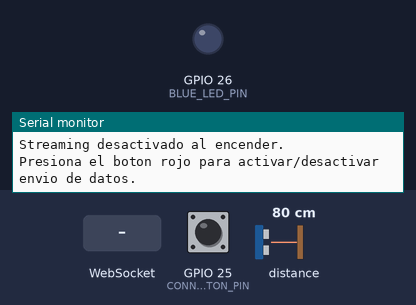
This sketch was run on a simulated ESP32. On the bench: output pins drawn as LEDs (lit = HIGH), the last lines printed to the serial monitor. Dashed ring = blinking. The test bench sets the inputs (shaded band); at power-on: GPIO 25 (CONNECT_BUTTON_PIN) HIGH, distance to the obstacle 80 cm.

Above: at 2.2 s.
2.3 s: GPIO 25 (CONNECT_BUTTON_PIN) pulled LOW for 0.15 s
At 3.2 s:
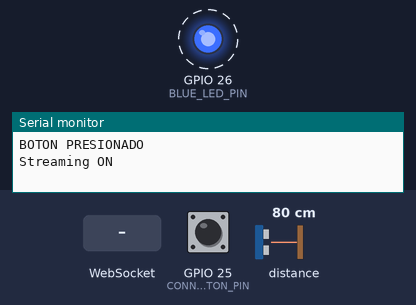
5.4 s: WebSocket text "1" received
At 5.9 s:
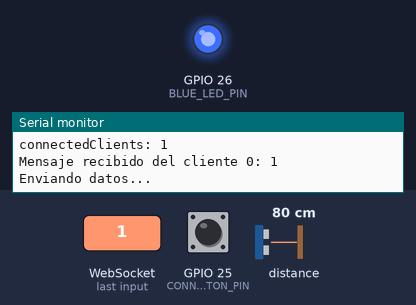
6.9 s: distance to the obstacle set to 250 cm
9.9 s: GPIO 25 (CONNECT_BUTTON_PIN) pulled LOW for 1 s
At 10.3 s:
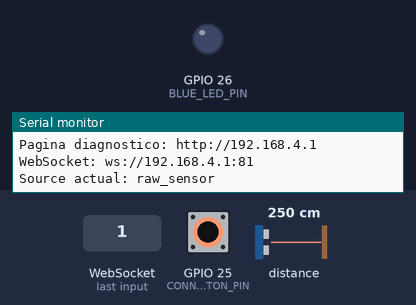
12.4 s: GPIO 25 (CONNECT_BUTTON_PIN) pulsed LOW 5 times (0.12 s each, 0.3 s apart)
At 15.1 s:
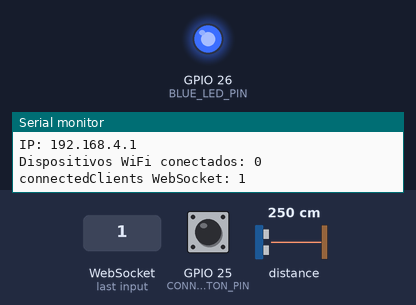
16.6 s: GPIO 25 (CONNECT_BUTTON_PIN) pulled LOW for 3.2 s
At 17.6 s:
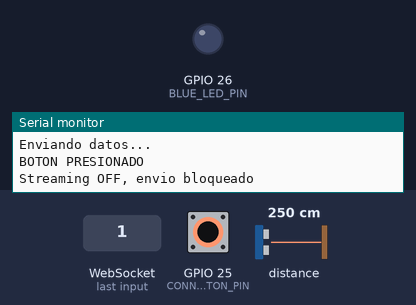
Timing chart, 0 to 19.6 s (numbered marks = the images above; inputs shaded):
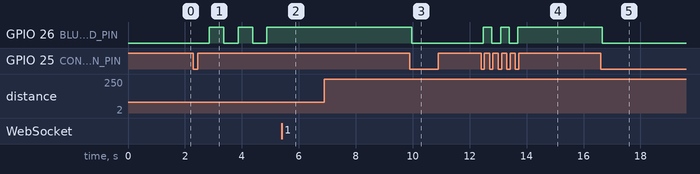

The sketch:

envio_datos_stream_button.ino
```cpp
#include <WiFi.h>
#include <WebServer.h>
#include <WebSocketsServer.h>
#include <Wire.h>
#include "Adafruit_VL53L0X.h"

// =========================
// RESPIRA+ ESP32
// AP + HTTP diagnostico + WebSocket + VL53L0X
// Streaming controlado por boton rojo GPIO25
// LED azul GPIO26
// =========================

// -------------------------
// WiFi Access Point
// -------------------------
const char* AP_SSID = "RESPIRA_ESP32";
const char* AP_PASSWORD = "respira123";

IPAddress localIP(192, 168, 4, 1);
IPAddress gateway(192, 168, 4, 1);
IPAddress subnet(255, 255, 255, 0);

// -------------------------
// Pines
// -------------------------
const int SDA_PIN = 21;
const int SCL_PIN = 22;

const int CONNECT_BUTTON_PIN = 25;  // Boton rojo
const int BLUE_LED_PIN = 26;        // LED azul

// -------------------------
// Tiempos
// -------------------------
const unsigned long SENSOR_READ_INTERVAL_MS = 50;   // 20 lecturas/s
const unsigned long WS_SEND_INTERVAL_MS = 100;      // 10 mensajes/s
const unsigned long STATUS_INTERVAL_MS = 5000;

const unsigned long DEBOUNCE_MS = 50;
const unsigned long BLINK_INTERVAL_MS = 500;
const unsigned long BUTTON_STARTUP_LOCKOUT_MS = 1000;

const unsigned long SEND_LOG_INTERVAL_MS = 1000;

// -------------------------
// Servidores
// -------------------------
WebServer server(80);
WebSocketsServer webSocket = WebSocketsServer(81);

// -------------------------
// Sensor VL53L0X
// -------------------------
Adafruit_VL53L0X lox = Adafruit_VL53L0X();

bool sensorOk = false;
bool distanceValid = false;

int rawDistanceMm = -1;
int distanceMm = -1;

// Filtro suave
bool filterInitialized = false;
float filteredDistance = 0.0;
const float FILTER_ALPHA = 0.35;

// -------------------------
// Timers
// -------------------------
unsigned long lastSensorRead = 0;
unsigned long lastWsSend = 0;
unsigned long lastStatusPrint = 0;
unsigned long lastSendLogPrint = 0;

// -------------------------
// Streaming + boton + LED
// -------------------------
bool streamingEnabled = false;
int connectedClients = 0;

bool lastButtonReading = HIGH;
bool stableButtonState = HIGH;
unsigned long lastDebounceTime = 0;
bool buttonPressHandled = false;
unsigned long buttonInputReadyAt = 0;

bool blueLedBlinkState = LOW;
unsigned long lastBlinkTime = 0;

// -------------------------
// Campos compatibles con RESPIRA+
// -------------------------
const char* source = "raw_sensor";
int volumeMl = 0;
int sustainedTimeMs = 0;
int validRepetitions = 0;
const char* flowState = "idle";
bool isValidAttempt = false;

// -------------------------
// Pagina diagnostico
// -------------------------
const char DIAGNOSTIC_PAGE[] PROGMEM = R"rawliteral(
<!DOCTYPE html>
<html lang="es">
<head>
  <meta charset="UTF-8" />
  <meta name="viewport" content="width=device-width, initial-scale=1.0" />
  <title>RESPIRA+ Diagnostico ESP32</title>
  <style>
    body {
      font-family: Arial, sans-serif;
      background: #f7faf9;
      color: #1f2933;
      margin: 0;
      padding: 20px;
    }

    .container {
      max-width: 820px;
      margin: 0 auto;
      background: white;
      border: 1px solid #e5e7eb;
      border-radius: 16px;
      padding: 20px;
      box-shadow: 0 8px 24px rgba(0,0,0,0.06);
    }

    h1 {
      margin-top: 0;
      color: #34aba5;
      font-size: 28px;
    }

    .subtitle {
      color: #5f6c72;
      margin-bottom: 20px;
    }

    .status {
      padding: 12px;
      border-radius: 12px;
      margin-bottom: 16px;
      font-weight: bold;
      background: #f3f4f6;
    }

    .connected {
      background: #dcfce7;
      color: #166534;
    }

    .disconnected {
      background: #fee2e2;
      color: #991b1b;
    }

    .grid {
      display: grid;
      grid-template-columns: 1fr 1fr;
      gap: 12px;
    }

    .card {
      background: #f9fafb;
      border: 1px solid #e5e7eb;
      border-radius: 12px;
      padding: 14px;
    }

    .label {
      font-size: 13px;
      color: #6b7280;
      margin-bottom: 6px;
    }

    .value {
      font-size: 24px;
      font-weight: bold;
      word-break: break-word;
    }

    .json-box {
      margin-top: 16px;
      background: #111827;
      color: #e5e7eb;
      padding: 14px;
      border-radius: 12px;
      overflow-x: auto;
      font-size: 13px;
    }

    button {
      background: #34aba5;
      color: white;
      border: none;
      border-radius: 10px;
      padding: 10px 14px;
      font-weight: bold;
      cursor: pointer;
      margin-right: 8px;
      margin-bottom: 16px;
    }

    button.secondary {
      background: #6b7280;
    }

    @media (max-width: 620px) {
      .grid {
        grid-template-columns: 1fr;
      }

      h1 {
        font-size: 24px;
      }

      .value {
        font-size: 22px;
      }
    }
  </style>
</head>
<body>
  <div class="container">
    <h1>RESPIRA+ Diagnostico ESP32</h1>
    <p class="subtitle">
      Datos reales del VL53L0X. El ESP32 solo transmite cuando se activa el boton fisico.
    </p>

    <button onclick="connectWs()">Conectar WebSocket</button>
    <button class="secondary" onclick="disconnectWs()">Desconectar</button>

    <div id="statusBox" class="status disconnected">
      Estado: Desconectado
    </div>

    <div class="grid">
      <div class="card">
        <div class="label">source</div>
        <div id="source" class="value">---</div>
      </div>

      <div class="card">
        <div class="label">Frecuencia aproximada</div>
        <div class="value"><span id="hz">0</span> msg/s</div>
      </div>

      <div class="card">
        <div class="label">distanceMm filtrado</div>
        <div class="value"><span id="distanceMm">---</span> mm</div>
      </div>

      <div class="card">
        <div class="label">rawDistanceMm</div>
        <div class="value"><span id="rawDistanceMm">---</span> mm</div>
      </div>

      <div class="card">
        <div class="label">distanceValid</div>
        <div id="distanceValid" class="value">---</div>
      </div>

      <div class="card">
        <div class="label">volumeMl</div>
        <div class="value"><span id="volumeMl">---</span> mL</div>
      </div>

      <div class="card">
        <div class="label">sustainedTimeMs</div>
        <div class="value"><span id="sustainedTimeMs">---</span> ms</div>
      </div>

      <div class="card">
        <div class="label">validRepetitions</div>
        <div id="validRepetitions" class="value">---</div>
      </div>

      <div class="card">
        <div class="label">flowState</div>
        <div id="flowState" class="value">---</div>
      </div>

      <div class="card">
        <div class="label">isValidAttempt</div>
        <div id="isValidAttempt" class="value">---</div>
      </div>

      <div class="card">
        <div class="label">timestamp</div>
        <div id="timestamp" class="value">---</div>
      </div>

      <div class="card">
        <div class="label">Mensajes recibidos</div>
        <div id="count" class="value">0</div>
      </div>
    </div>

    <h2>Ultimo JSON recibido</h2>
    <pre id="jsonBox" class="json-box">Sin datos</pre>
  </div>

  <script>
    let ws = null;
    let count = 0;
    let lastSecondCount = 0;

    function setStatus(text, connected) {
      const statusBox = document.getElementById("statusBox");
      statusBox.textContent = "Estado: " + text;
      statusBox.className = connected ? "status connected" : "status disconnected";
    }

    function connectWs() {
      if (ws && ws.readyState === WebSocket.OPEN) {
        return;
      }

      ws = new WebSocket("ws://192.168.4.1:81");

      ws.onopen = () => {
        setStatus("Conectado a ws://192.168.4.1:81. Presiona el boton fisico para transmitir.", true);
      };

      ws.onmessage = (event) => {
        count++;
        document.getElementById("count").textContent = count;
        document.getElementById("jsonBox").textContent = event.data;

        try {
          const data = JSON.parse(event.data);

          document.getElementById("source").textContent = data.source ?? "---";
          document.getElementById("distanceMm").textContent = data.distanceMm ?? "---";
          document.getElementById("rawDistanceMm").textContent = data.rawDistanceMm ?? "---";
          document.getElementById("distanceValid").textContent = String(data.distanceValid);
          document.getElementById("volumeMl").textContent = data.volumeMl ?? "---";
          document.getElementById("sustainedTimeMs").textContent = data.sustainedTimeMs ?? "---";
          document.getElementById("validRepetitions").textContent = data.validRepetitions ?? "---";
          document.getElementById("flowState").textContent = data.flowState ?? "---";
          document.getElementById("isValidAttempt").textContent = String(data.isValidAttempt);
          document.getElementById("timestamp").textContent = data.timestamp ?? "---";
        } catch (error) {
          document.getElementById("jsonBox").textContent = "Error leyendo JSON: " + event.data;
        }
      };

      ws.onerror = () => {
        setStatus("Error de WebSocket", false);
      };

      ws.onclose = () => {
        setStatus("Desconectado", false);
      };
    }

    function disconnectWs() {
      if (ws) {
        ws.close();
      }
    }

    setInterval(() => {
      const currentCount = count;
      const messagesThisSecond = currentCount - lastSecondCount;
      lastSecondCount = currentCount;
      document.getElementById("hz").textContent = messagesThisSecond;
    }, 1000);

    window.addEventListener("load", () => {
      connectWs();
    });
  </script>
</body>
</html>
)rawliteral";

// -------------------------
// HTTP handlers
// -------------------------
void handleRoot() {
  server.send_P(200, "text/html", DIAGNOSTIC_PAGE);
}

void handleNotFound() {
  server.send(404, "text/plain", "RESPIRA+ ESP32: ruta no encontrada");
}

// -------------------------
// Streaming
// -------------------------
void setStreamingEnabled(bool enabled) {
  if (streamingEnabled == enabled) {
    return;
  }

  streamingEnabled = enabled;
  lastWsSend = millis();

  if (streamingEnabled) {
    Serial.println("Streaming ON");
    lastBlinkTime = millis();
    blueLedBlinkState = LOW;
  } else {
    Serial.println("Streaming OFF, envio bloqueado");
    digitalWrite(BLUE_LED_PIN, LOW);
    blueLedBlinkState = LOW;
    lastBlinkTime = millis();
  }
}

const char* ledModeToText() {
  if (!streamingEnabled) {
    return "OFF";
  }

  if (connectedClients <= 0) {
    return "BLINK_WAITING_WS";
  }

  return "SOLID_TRANSMITTING";
}

// -------------------------
// Boton fisico: toggle streaming
// INPUT_PULLUP:
// HIGH = no presionado
// LOW = presionado
// -------------------------
void handleStreamButton() {
  if (millis() < buttonInputReadyAt) {
    return;
  }

  bool currentReading = digitalRead(CONNECT_BUTTON_PIN);

  if (currentReading != lastButtonReading) {
    lastDebounceTime = millis();
  }

  if ((millis() - lastDebounceTime) > DEBOUNCE_MS) {
    if (currentReading != stableButtonState) {
      stableButtonState = currentReading;

      if (stableButtonState == LOW) {
        if (!buttonPressHandled) {
          buttonPressHandled = true;
          Serial.println("BOTON PRESIONADO");
          setStreamingEnabled(!streamingEnabled);
        }
      } else {
        buttonPressHandled = false;
      }
    }
  }

  lastButtonReading = currentReading;
}

// -------------------------
// LED azul
// OFF: streaming apagado
// Parpadeo: streaming encendido, sin WebSocket
// Fijo: streaming encendido, con WebSocket conectado
// -------------------------
void updateBlueLed() {
  if (!streamingEnabled) {
    digitalWrite(BLUE_LED_PIN, LOW);
    blueLedBlinkState = LOW;
    return;
  }

  if (connectedClients <= 0) {
    if (millis() - lastBlinkTime >= BLINK_INTERVAL_MS) {
      lastBlinkTime = millis();
      blueLedBlinkState = !blueLedBlinkState;
      digitalWrite(BLUE_LED_PIN, blueLedBlinkState);
    }
    return;
  }

  digitalWrite(BLUE_LED_PIN, HIGH);
}

// -------------------------
// WebSocket events
// -------------------------
void webSocketEvent(uint8_t clientNumber, WStype_t type, uint8_t* payload, size_t length) {
  switch (type) {
    case WStype_DISCONNECTED:
      if (connectedClients > 0) {
        connectedClients--;
      }

      Serial.print("WStype_DISCONNECTED cliente ");
      Serial.println(clientNumber);

      Serial.print("connectedClients: ");
      Serial.println(connectedClients);
      break;

    case WStype_CONNECTED: {
      connectedClients++;

      IPAddress ip = webSocket.remoteIP(clientNumber);

      Serial.print("WStype_CONNECTED cliente ");
      Serial.println(clientNumber);

      Serial.print("IP del cliente: ");
      Serial.println(ip);

      Serial.print("connectedClients: ");
      Serial.println(connectedClients);
      break;
    }

    case WStype_TEXT:
      Serial.print("Mensaje recibido del cliente ");
      Serial.print(clientNumber);
      Serial.print(": ");
      Serial.println((char*)payload);
      break;

    default:
      break;
  }
}

// -------------------------
// Lectura del sensor
// -------------------------
void readVl53l0xSensor() {
  if (!sensorOk) {
    rawDistanceMm = -1;
    distanceMm = -1;
    distanceValid = false;
    return;
  }

  VL53L0X_RangingMeasurementData_t measure;
  lox.rangingTest(&measure, false);

  if (measure.RangeStatus != 4) {
    rawDistanceMm = measure.RangeMilliMeter;
    distanceValid = true;

    if (!filterInitialized) {
      filteredDistance = rawDistanceMm;
      filterInitialized = true;
    } else {
      filteredDistance = (FILTER_ALPHA * rawDistanceMm) + ((1.0 - FILTER_ALPHA) * filteredDistance);
    }

    distanceMm = (int)(filteredDistance + 0.5);
  } else {
    rawDistanceMm = -1;
    distanceMm = -1;
    distanceValid = false;
  }
}

// -------------------------
// JSON compatible con app
// -------------------------
void sendRawSensorJson() {
  if (!streamingEnabled || connectedClients <= 0) {
    return;
  }

  char jsonBuffer[420];

  snprintf(
    jsonBuffer,
    sizeof(jsonBuffer),
    "{\"source\":\"%s\",\"volumeMl\":%d,\"sustainedTimeMs\":%d,\"validRepetitions\":%d,\"distanceMm\":%d,\"rawDistanceMm\":%d,\"distanceValid\":%s,\"flowState\":\"%s\",\"isValidAttempt\":%s,\"timestamp\":%lu}",
    source,
    volumeMl,
    sustainedTimeMs,
    validRepetitions,
    distanceMm,
    rawDistanceMm,
    distanceValid ? "true" : "false",
    flowState,
    isValidAttempt ? "true" : "false",
    millis()
  );

  webSocket.broadcastTXT(jsonBuffer);

  unsigned long now = millis();
  if (now - lastSendLogPrint >= SEND_LOG_INTERVAL_MS) {
    lastSendLogPrint = now;
    Serial.println("Enviando datos...");
  }
}

// -------------------------
// Setup
// -------------------------
void setup() {
  Serial.begin(115200);

  // Importante: configurar LED y boton inmediatamente al arrancar
  // Esto evita que el LED azul quede flotando o prendido al activar el switch.
  pinMode(BLUE_LED_PIN, OUTPUT);
  digitalWrite(BLUE_LED_PIN, LOW);

  pinMode(CONNECT_BUTTON_PIN, INPUT_PULLUP);

  streamingEnabled = false;
  blueLedBlinkState = LOW;
  digitalWrite(BLUE_LED_PIN, LOW);

  delay(100);

  lastButtonReading = digitalRead(CONNECT_BUTTON_PIN);
  stableButtonState = lastButtonReading;
  buttonPressHandled = (stableButtonState == LOW);
  lastDebounceTime = millis();
  buttonInputReadyAt = millis() + BUTTON_STARTUP_LOCKOUT_MS;

  delay(900);

  Serial.println();
  Serial.println("================================");
  Serial.println("RESPIRA+ ESP32");
  Serial.println("VL53L0X real + WebSocket");
  Serial.println("Streaming controlado por boton fisico");
  Serial.println("Boton rojo: GPIO25");
  Serial.println("LED azul: GPIO26");
  Serial.println("SDA: GPIO21");
  Serial.println("SCL: GPIO22");
  Serial.println("================================");

  Serial.println("Boton rojo configurado con INPUT_PULLUP.");
  Serial.println("LED azul configurado.");
  Serial.println("Streaming inicia apagado.");
  Serial.println("El boton se ignora durante el primer segundo para evitar falsos pulsos.");

  Wire.begin(SDA_PIN, SCL_PIN);
  Wire.setClock(100000);

  Serial.println("Inicializando VL53L0X...");

  if (!lox.begin()) {
    sensorOk = false;
    Serial.println("ERROR: No se detecto el VL53L0X.");
    Serial.println("Revisa VCC, GND, SDA GPIO21 y SCL GPIO22.");
    Serial.println("El ESP32 continuara encendido en modo degradado, sin bloquearse.");
  } else {
    sensorOk = true;
    Serial.println("VL53L0X detectado correctamente.");
  }

  WiFi.mode(WIFI_AP);

  bool configOk = WiFi.softAPConfig(localIP, gateway, subnet);

  if (configOk) {
    Serial.println("Configuracion de IP del AP: OK");
  } else {
    Serial.println("Configuracion de IP del AP: FALLO");
  }

  bool apOk = WiFi.softAP(AP_SSID, AP_PASSWORD);

  if (apOk) {
    Serial.println("Access Point creado correctamente.");
  } else {
    Serial.println("ERROR: No se pudo crear el Access Point.");
  }

  Serial.print("Nombre de red WiFi: ");
  Serial.println(AP_SSID);

  Serial.print("Password: ");
  Serial.println(AP_PASSWORD);

  Serial.print("IP real del ESP32: ");
  Serial.println(WiFi.softAPIP());

  server.on("/", handleRoot);
  server.onNotFound(handleNotFound);
  server.begin();

  webSocket.begin();
  webSocket.onEvent(webSocketEvent);

  Serial.println();
  Serial.println("Servidor HTTP iniciado.");
  Serial.println("Pagina de diagnostico:");
  Serial.println("http://192.168.4.1");

  Serial.println();
  Serial.println("Servidor WebSocket iniciado.");
  Serial.println("URL WebSocket:");
  Serial.println("ws://192.168.4.1:81");

  Serial.println();
  Serial.println("Conectate a RESPIRA_ESP32 y abre http://192.168.4.1");
  Serial.println("Streaming desactivado al encender.");
  Serial.println("Presiona el boton rojo para activar/desactivar envio de datos.");
}

// -------------------------
// Loop
// -------------------------
void loop() {
  server.handleClient();
  webSocket.loop();

  handleStreamButton();
  updateBlueLed();

  unsigned long now = millis();

  if (now - lastSensorRead >= SENSOR_READ_INTERVAL_MS) {
    lastSensorRead = now;
    readVl53l0xSensor();
  }

  if (streamingEnabled && connectedClients > 0 && now - lastWsSend >= WS_SEND_INTERVAL_MS) {
    lastWsSend = now;
    sendRawSensorJson();
  }

  if (now - lastStatusPrint >= STATUS_INTERVAL_MS) {
    lastStatusPrint = now;

    Serial.println();
    Serial.println("---- Estado RESPIRA+ ESP32 ----");

    Serial.print("Sensor VL53L0X: ");
    Serial.println(sensorOk ? "OK" : "ERROR");

    Serial.print("rawDistanceMm: ");
    if (rawDistanceMm >= 0) {
      Serial.print(rawDistanceMm);
      Serial.println(" mm");
    } else {
      Serial.println("fuera_de_rango");
    }

    Serial.print("distanceMm filtrado: ");
    if (distanceValid) {
      Serial.print(distanceMm);
      Serial.println(" mm");
    } else {
      Serial.println("fuera_de_rango");
    }

    Serial.print("SSID: ");
    Serial.println(AP_SSID);

    Serial.print("IP: ");
    Serial.println(WiFi.softAPIP());

    Serial.print("Dispositivos WiFi conectados: ");
    Serial.println(WiFi.softAPgetStationNum());

    Serial.print("connectedClients WebSocket: ");
    Serial.println(connectedClients);

    Serial.print("streamingEnabled: ");
    Serial.println(streamingEnabled ? "SI" : "NO");

    Serial.print("LED mode: ");
    Serial.println(ledModeToText());

    Serial.print("Boton GPIO25 lectura actual: ");
    Serial.println(digitalRead(CONNECT_BUTTON_PIN) == LOW ? "PRESIONADO" : "LIBRE");

    Serial.print("lastWsSend ms desde boot: ");
    Serial.println(lastWsSend);

    Serial.print("Pagina diagnostico: ");
    Serial.println("http://192.168.4.1");

    Serial.print("WebSocket: ");
    Serial.println("ws://192.168.4.1:81");

    Serial.print("Source actual: ");
    Serial.println(source);
  }
}
```

Measured:
- after the input at 2.3 s, GPIO 26 (BLUE_LED_PIN): alternates HIGH for 0.50 s and LOW for 0.51 s, starting after 0.56 s
- after the input at 5.4 s, GPIO 26 (BLUE_LED_PIN): stays HIGH (without the input it goes to LOW after 1.0 s)
- after the input at 9.9 s, GPIO 26 (BLUE_LED_PIN): HIGH → LOW after 0.06 s
- after the input at 12.4 s, GPIO 26 (BLUE_LED_PIN): alternates HIGH for 0.30 s and LOW for 0.30 s, 5 changes in all, then stays HIGH, starting after 0.08 s
- after the input at 16.6 s, GPIO 26 (BLUE_LED_PIN): HIGH → LOW after 0.06 s
